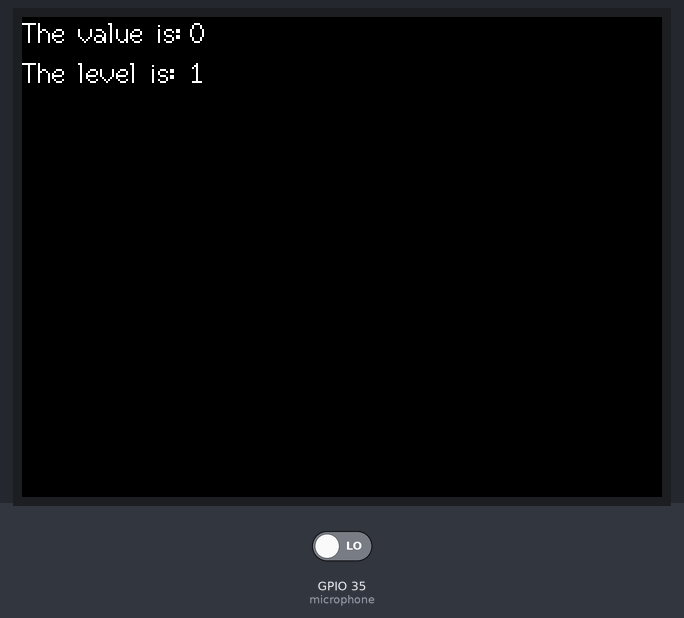
Simulated run of this sketch. Board: ESP32. On the bench: 320×240 colour display. The inputs (shaded band) are chosen by the test bench; at power-on: GPIO 35 (microphone) LOW. What the sketch prints to the serial monitor is not drawn.

Above: at 1.7 s.
1.8 s: GPIO 35 (microphone) driven HIGH
Timing chart, 0 to 4.8 s (numbered marks = the images above; inputs shaded):
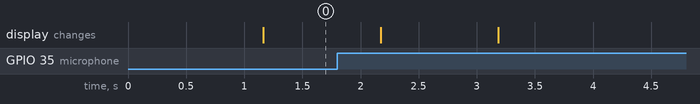

The sketch:

crying_test.ino
```cpp
 #include <M5Stack.h>

int microphone = 35;
volatile int amount_of_peaks = 0;
int previous_amount_of_peaks = 0;
int previous_previous_amount_of_peaks = 0;
int last_time = 0;

void setup() {
  // Initializes the M5Stack
  M5.begin();
  M5.Power.begin();
  // Initializes the microphone
  pinMode(microphone, INPUT);
  // Prints the UI layout
  M5.Lcd.drawString("The value is:", 0, 0, 2);
  M5.Lcd.drawString("The level is:", 0, 20, 2);
  // Creates a rising interupt for the crying signal to count the amount of peaks
  attachInterrupt(microphone, count_peaks, RISING);
  // Initializes the timer
  last_time = millis();
}

void loop() {
  // Runs function every second
  if(millis() - last_time >= 1000){
    // Prints the amount of peaks and the level to the screen
    M5.Lcd.drawString("               ", 84, 0, 2);
    M5.Lcd.drawString((String) amount_of_peaks, 84, 0, 2);
    Serial.println(amount_of_peaks);
    M5.Lcd.drawString("               ", 84, 20, 2);
    M5.Lcd.drawString((String) calculate_level(), 84, 20, 2);
    // Resets the peaks for a new count
    previous_previous_amount_of_peaks = previous_amount_of_peaks;
    previous_amount_of_peaks = amount_of_peaks;
    amount_of_peaks = 0;
    // Resets the timer
    last_time = millis();
  }
  delay(10);
}

// ISR to count the amount of peaks
void count_peaks(){
  amount_of_peaks++;
}

int calculate_level(){
  if(amount_of_peaks < 50){
    return 1;
  }else if(amount_of_peaks >= 50 && amount_of_peaks < 500){
    return 2;
  }else if(amount_of_peaks >= 500){
    return 3;
  }
  return -1;
}
```
